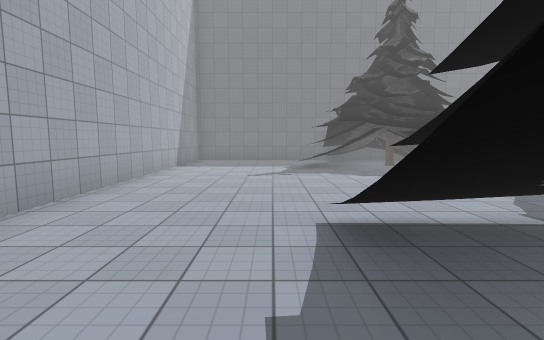
View 1 (above)

21 first-person views from a walk through a 3-D level made in the Unity game engine. The camera is 1.5 m above the floor, tilts 6° down and sees 85° across. The floor is counted in squares, 2 m on a side. Each view is taken from the middle of a square. On the plan, view 1 faces up. The plan holds only what a view shows up to about 10 squares ahead; the rest is blank. The place goes on beyond the plan. The player is left out. Some surface patterns are stand-ins.

View 2
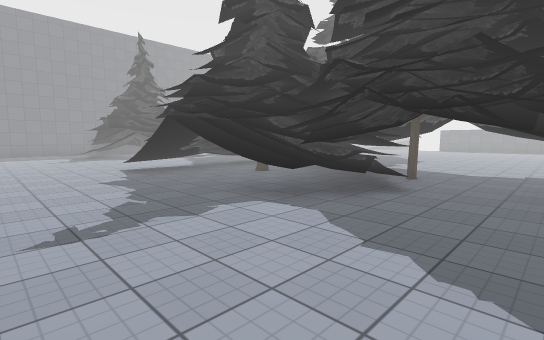

View 3
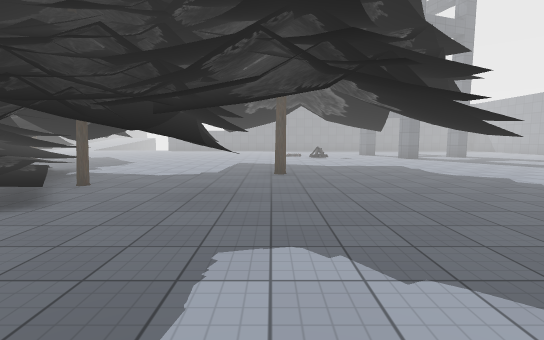

View 4
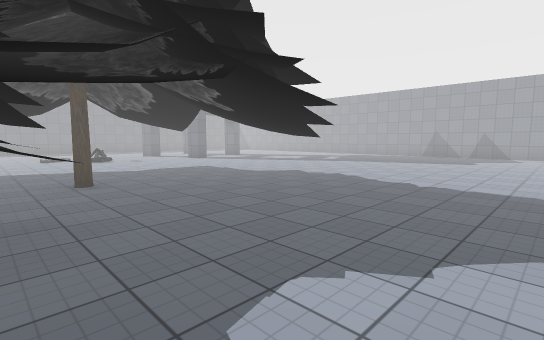

View 5
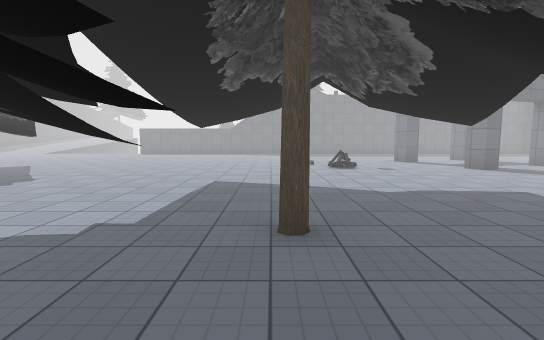

View 6
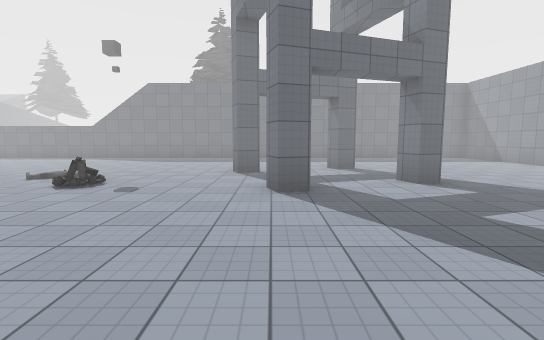

View 7
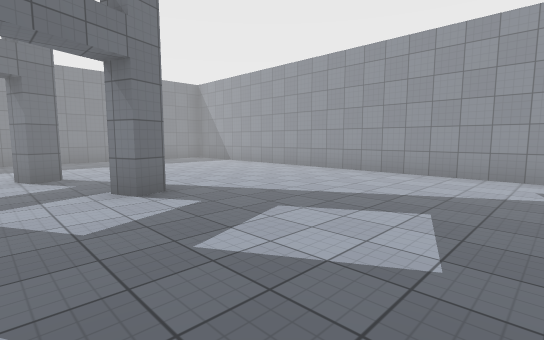

View 8
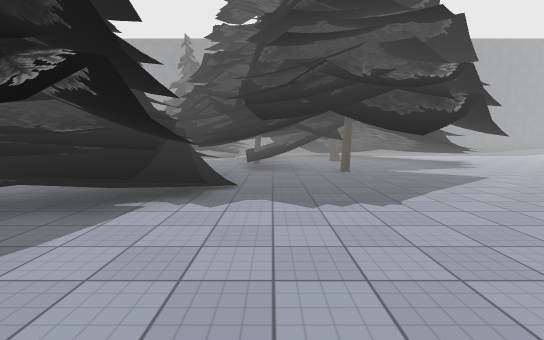

View 9
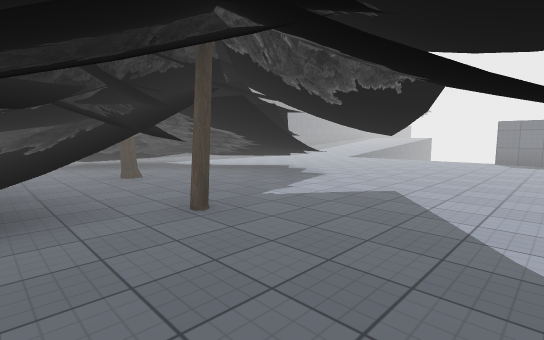

View 10
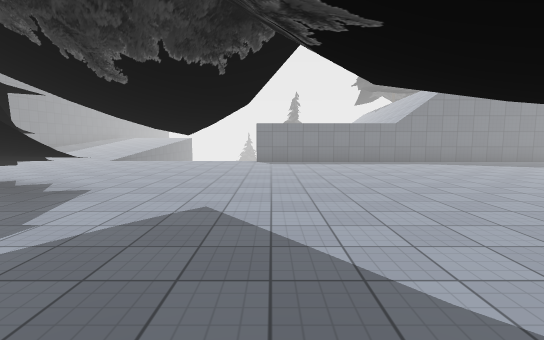

View 11
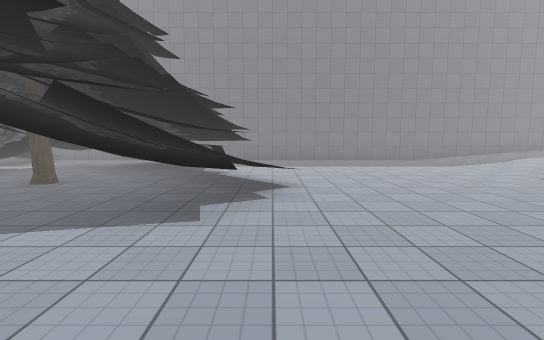

View 12
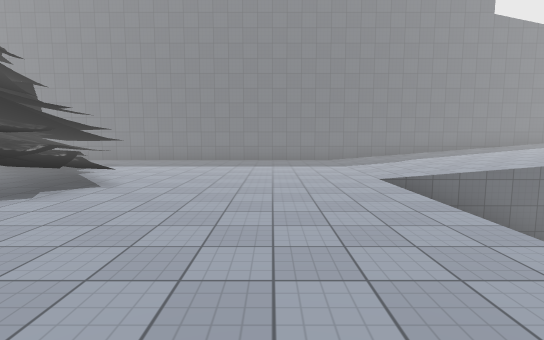

View 13
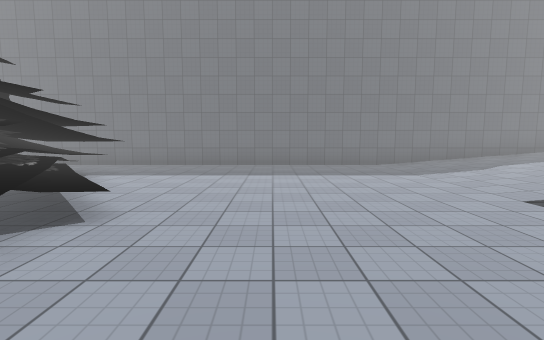

View 14
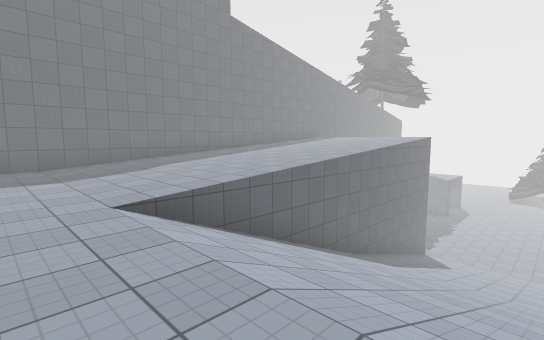

View 15
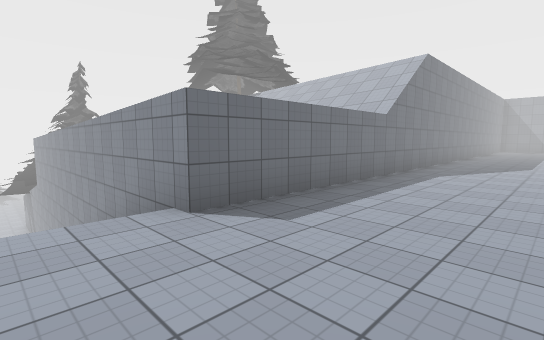

View 16
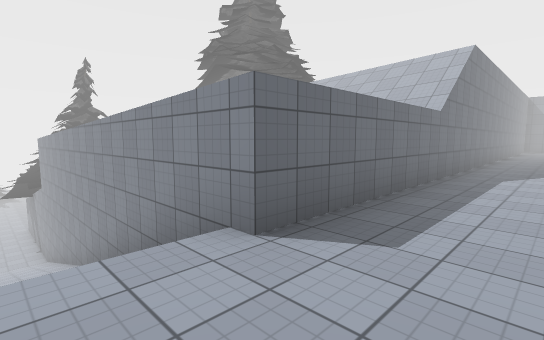

View 17
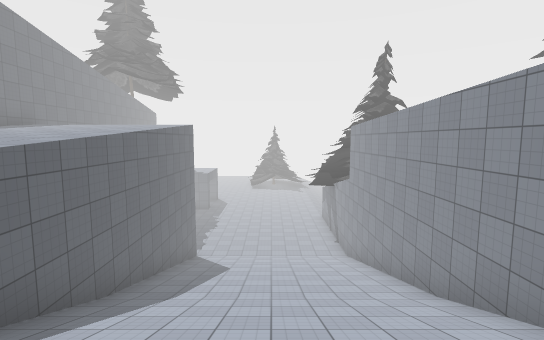

View 18
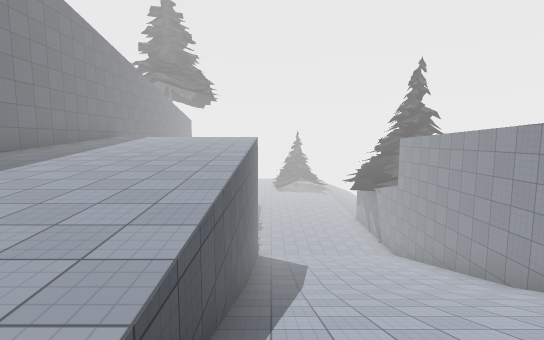

View 19
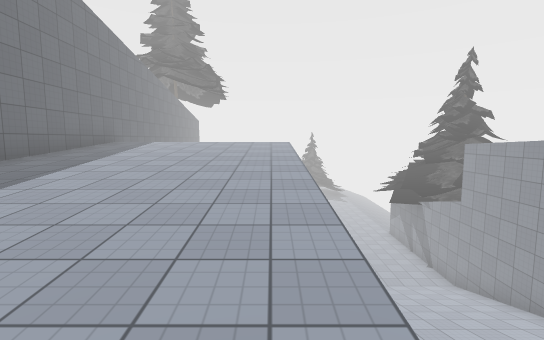

View 20
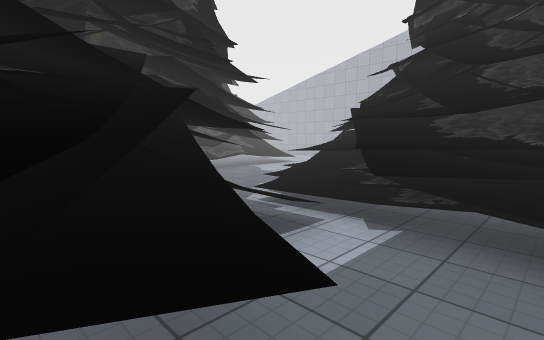

View 21
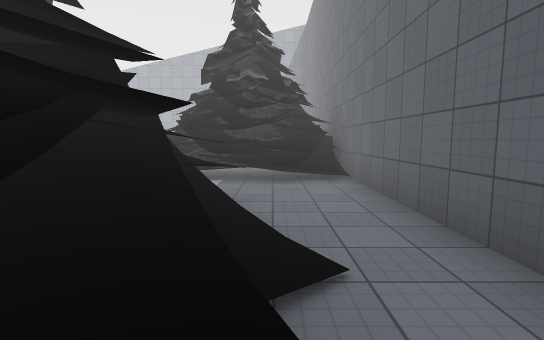

### Floor plan
Key: @ floor where view 1 was taken; # wall or solid block; . main floor; : floor 0.25 m higher than the main floor; + floor 0.5 m higher than the main floor; * floor 1.25 m higher than the main floor; % floor 1.5 m higher than the main floor; - floor 7 m lower than the main floor; / step, stairs or slope; = window, fence, low wall or low ledge; ^ raised ledge; T tree; C campfire.
Columns run from 3 left of view 1 to 30 right of it. Each row starts with its distance up from view 1.
 11       ###########################
 10 #....TTT ............./////////%
  9 #....TTTT...//......../////////%
  8 #...TTTTT#.##^^......./////////%
  7 #....TTT* ^####^....../////////%
  6 #.....  +^#####=....../////////%
  5 #..... T.^^##.#=/....///////////-
  4 #......T. ##..#^=....///////////-
  3 #......T. ##..#^.....///////////--
  2  ...TTTTTTT#.........///////////--
  1  ...TTTT #..... ...../  ////////--
  0  ..@..TTT/...........#############
 -1  ...TTTTT/.. ........#
 -2  ...TTTTTT...........#
 -3  ....T.T.............#
 -4  ........T...........#
 -5  .....TT.............#
 -6   ......#............#
 -7    ............:.....#
 -8    ...........C......#
 -9    .... .............#
-10    ..................#
-11    ..........#.......#
-12    ..................#
-13    ..................#
-14    ...... ....#......#
-15    .....  ...........#
-16     ...   ..........
-17     ..    ..........
-18     .     ..........
-19     #     ##########

Positions as (right, up) in squares from view 1, and headings:
1: (0, 0), facing up
2: (-2, -5), facing up-right
3: (-1, -6), facing right
4: (0, -5), facing down-right
5: (3, -6), facing right
6: (6, -11), facing right
7: (7, -12), facing down-right
8: (7, -5), facing up
9: (7, -1), facing up-right
10: (8, 0), facing right
11: (13, 0), facing up
12: (16, 0), facing up
13: (15, 2), facing up
14: (17, 2), facing up-right
15: (15, 2), facing down-right
16: (16, 2), facing down-right
17: (19, 3), facing right
18: (18, 5), facing right
19: (20, 6), facing right
20: (8, 9), facing down-left
21: (11, 9), facing left
